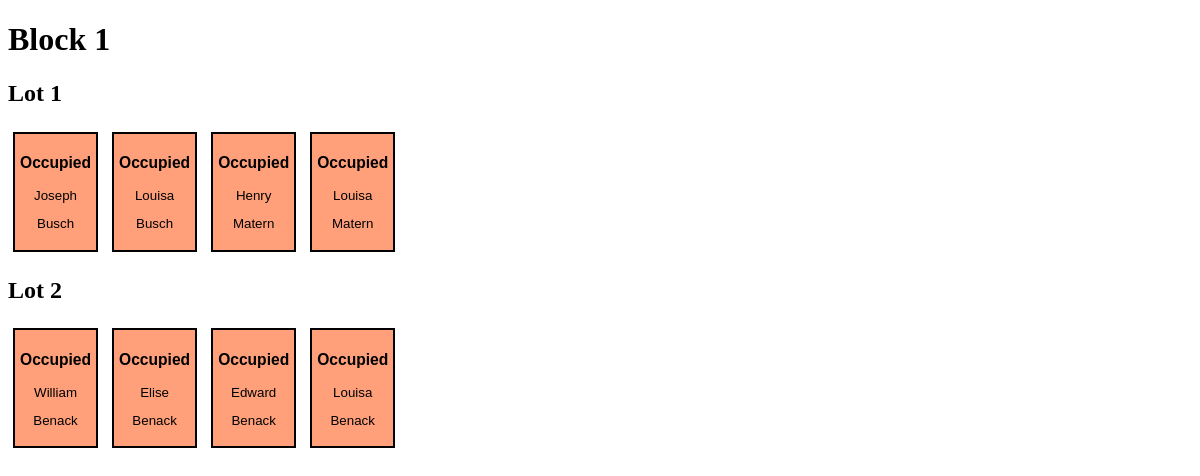
The page /block/1/ on the database its author committed.
### spcem/models.py (models this page shows)
class Lot (models.Model):
    number = models.IntegerField()
    block = models.ForeignKey(Block, on_delete=models.CASCADE)

class Grave (models.Model):
    class Status (models.TextChoices):
        AVAILABLE = "Available", _("Available")
        RESERVED = "Reserved", _("Reserved")
        OCCUPIED = "Occupied", _("Occupied")
    status = models.CharField(max_length=25, choices=Status, default=Status.AVAILABLE)
    number = models.IntegerField()
    lot = models.ForeignKey(Lot, on_delete=models.CASCADE)
    owner = models.ForeignKey(Owner, blank=True, null=True, on_delete=models.SET_NULL)

class Deceased (models.Model):
    first_name = models.CharField(max_length=25)
    last_name = models.CharField(max_length=25)
    date_of_birth = models.CharField(max_length=25, blank=True, null=True)
    date_of_death = models.CharField(max_length=25, blank=True, null=True)
    grave = models.ForeignKey(Grave, on_delete=models.CASCADE)

### spcem/views.py (the view)
# urls.py: path("block/<int:block_number>/", views.BlockView.as_view(), name="block"),
class BlockView (ListView):
    template_name = "spcem/block.html"
    def get_queryset(self):
        self.block = get_object_or_404(Block, number=self.kwargs["block_number"])
        return Lot.objects.filter(block = self.block)
    def get_context_data(self, **kwargs):
        context = super().get_context_data(**kwargs)
        context["block_number"] = self.kwargs["block_number"]
        return context

### spcem/templates/spcem/block.html (shortened to what this page needs)
{% extends 'header.html' %}
{% load static %}
{% block content %}
<h1>Block {{ block_number }}</h1>
    {% for lot in object_list %}
    <div>
        <h2>Lot {{ lot.number }}</h2>
        {% for grave in lot.grave_set.all %}
        <button class="{{ grave.status }}">
            <h3>{{  grave.status }}</h3>
            {% for deceased in grave.deceased_set.all %}
                <p>{{ deceased.first_name }}</p>
                <p>{{ deceased.last_name }}</p>
            {% endfor %}
        </button>
        {% endfor %}
    </div>
{% endfor %}
{% endblock %}

### spcem/templates/header.html (shortened to what this page needs)
<!DOCTYPE html>
{% load static %}
<html lang="en">
<head>
    <link rel="stylesheet" href="{% static 'spcem/styles.css' %}">
</head>
<body>
    <body>
        {% block content %}
        {% endblock %}
    </body>
</body>
</html>

### spcem/static/spcem/styles.css (style rules this page uses)
.Occupied { border: 2px solid black; padding: 5px; margin: 5px; background-color: lightsalmon; }

### rows shown on the page
Lot: number "1"
Grave: status "Occupied"
Deceased: first_name "Joseph", last_name "Busch"
Grave: status "Occupied"
Deceased: first_name "Louisa", last_name "Busch"
Grave: status "Occupied"
Deceased: first_name "Henry", last_name "Matern"
Grave: status "Occupied"
Deceased: first_name "Louisa", last_name "Matern"
Lot: number "2"
Grave: status "Occupied"
Deceased: first_name "William", last_name "Benack"
Grave: status "Occupied"
Deceased: first_name "Elise", last_name "Benack"
Grave: status "Occupied"
Deceased: first_name "Edward", last_name "Benack"
Grave: status "Occupied"
Deceased: first_name "Louisa", last_name "Benack"

### other values the page prints
{{ block_number }} "1"
